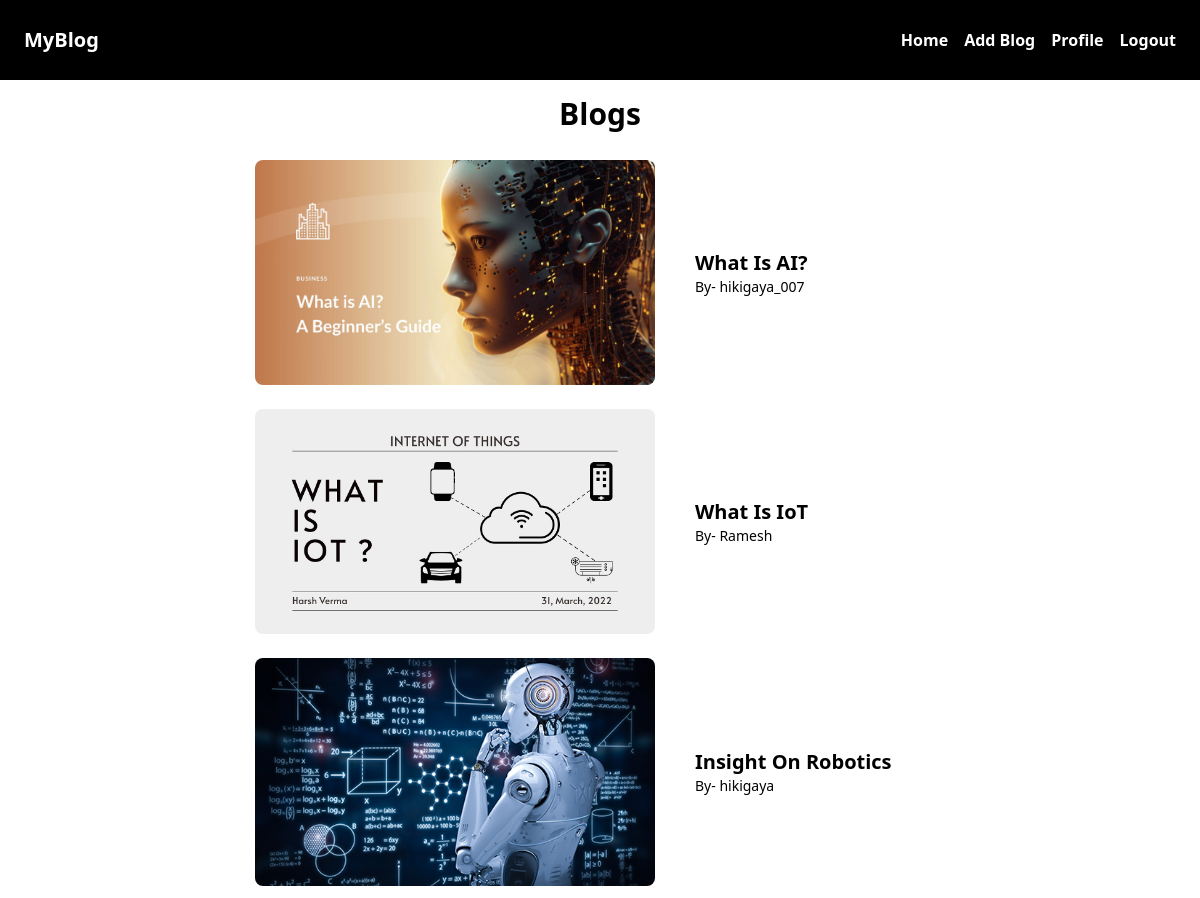
/post/home/ (signed in), run on the app's committed database.
### blogs/models.py (models this page shows, shortened)
class Blog(models.Model):
    title = models.CharField(max_length=75)
    body = models.TextField()
    slug = models.SlugField()
    date = models.DateField(auto_now_add=True)
    image = models.ImageField()
    author = models.ForeignKey(User , on_delete=models.CASCADE , default= None)

### blogs/views.py (the view)
# urls.py: 2. Add a URL to urlpatterns:  path('', views.home, name='home')
@login_required(login_url="login")
def home(request):
    blogs = Blog.objects.all().order_by('-date')
    return render(request , 'blogs/home.html' , {'blogs': blogs})

### blogs/templates/blogs/home.html (shortened to what this page needs)
{% extends 'navbar.html' %}
{% block content %}
    <section class=''>
        <h1 class="text-center text-3xl font-bold p-4">Blogs</h1>
        <div class = "w-full flex  justify-center items-center flex-col" >
            {%for blog in blogs%}
        <a href='{% url 'page' slug=blog.slug %}' class=" flex justify-between items-center gap-10 max-h-[400px] max-w-[60%] p-3 ">
            <img class='w-[400px] rounded-lg' src="{{blog.image.url}}" alt="blogs">
            <div class='w-[250px]'>
                <p class="text-xl font-bold">{{blog.title}}</p>
                <p class="text-sm">By- {{blog.author}}</p>
            </div>
        </a>
        {% endfor %}
        </div>
    </section>
{% endblock %}

### data on the page
Blog: image (picture), title "What Is AI?", author "hikigaya_007"
Blog: image (picture), title "What Is IoT", author "Ramesh"
Blog: image (picture), title "Insight On Robotics", author "hikigaya"
